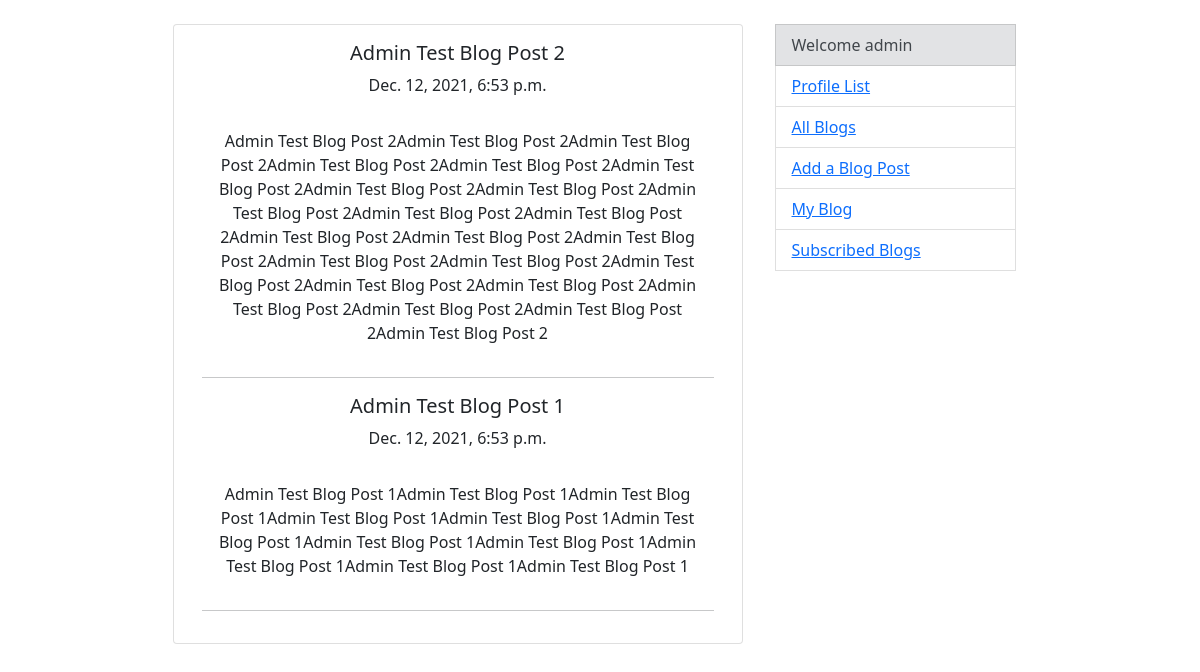
The page /blogs/1/ (signed in) on the database its author committed.
### blogs/models.py (models this page shows, shortened)
class BlogPost(models.Model):
    author = models.ForeignKey(Profile, on_delete=models.CASCADE)
    post_title = models.CharField("Post Title", max_length=150, unique=True)
    post_content = models.TextField("Content")
    created = models.DateTimeField(auto_now_add=True)
    class Meta:
        ordering = ("-created",)

### blogs/views.py (the view)
# urls.py: path('<pk>/', MyBlogListView.as_view(), name='my-blog'),
class MyBlogListView(ListView):
    model = BlogPost
    template_name = 'blogs/my_blog.html'
    context_object_name = "myblog"
    ordering = "-created"
    def get_queryset(self):
        return BlogPost.objects.filter(author__user=self.request.user)

### blogs/templates/blogs/my_blog.html (shortened to what this page needs)
{% extends 'base.html' %}
{% block content %}
    {% for post in myblog %}
        <h5 class="card-title">{{ post.post_title }}</h5>
        <p class="card-text">{{ post.created }}</p>
        <p class="card-body">{{ post.post_content }}</p>
        <hr>
    {% endfor %}
{% endblock %}

### templates/base.html (shortened to what this page needs)
<!doctype html>
<html lang="en">
    <head>
        <link href="https://cdn.jsdelivr.net/npm/bootstrap@5.0.2/dist/css/bootstrap.min.css" rel="stylesheet">
    </head>
    <body>
        <br>
        <div class="container">
            <div class="row justify-content-md-center">
                <div class="card col-6 text-center">
                    <div class="card-body">
                        {% block content %}
                        {% endblock %}
                    </div>
                </div>
                <div class="list-group col-3">
                    <ul>
                        <li class="list-group-item list-group-item-secondary" aria-current="true">Welcome {{ request.user }}</li>
                        <li class="list-group-item list-group-item-action"><a href="{% url "profiles:profiles" %}">Profile List</a></li>
                        <li class="list-group-item list-group-item-action"><a href="{% url "blogs:blogs" %}">All Blogs</a></li>
                        <li class="list-group-item list-group-item-action"><a href="#">Add a Blog Post</a></li>
                        <li class="list-group-item list-group-item-action"><a href="{% url "blogs:my-blog" user.pk %}">My Blog</a></li>
                        <li class="list-group-item list-group-item-action"><a href="{% url "blogs:subscribed-blogs" %}">Subscribed Blogs</a></li>
                    </ul>
                </div>
            </div>
        </div>
    </body>
</html>

### rows shown on the page
BlogPost: post_title "Admin Test Blog Post 2", created "Dec. 12, 2021, 6:53 p.m.", post_content "Admin Test Blog Post 2Admin Test Blog Post 2Admin Test Blog Post 2Admin Test Blog Post 2Admin Test Blog Post 2Admin Test Blog Post 2Admin Test Blog Post 2Admin Test Blog Post 2Admin Test Blog Post 2Admin Test Blog Post 2Admin Test Blog Post 2Admin Test Blog Post 2Admin Test Blog Post 2Admin Test Blog Post 2Admin Test Blog Post 2Admin Test Blog Post 2Admin Test Blog Post 2Admin Test Blog Post 2Admin Test Blog Post 2Admin Test Blog Post 2Admin Test Blog Post 2Admin Test Blog Post 2Admin Test Blog Post 2"
BlogPost: post_title "Admin Test Blog Post 1", created "Dec. 12, 2021, 6:53 p.m.", post_content "Admin Test Blog Post 1Admin Test Blog Post 1Admin Test Blog Post 1Admin Test Blog Post 1Admin Test Blog Post 1Admin Test Blog Post 1Admin Test Blog Post 1Admin Test Blog Post 1Admin Test Blog Post 1Admin Test Blog Post 1Admin Test Blog Post 1"

### other values the page prints
{{ request.user }} "admin"
